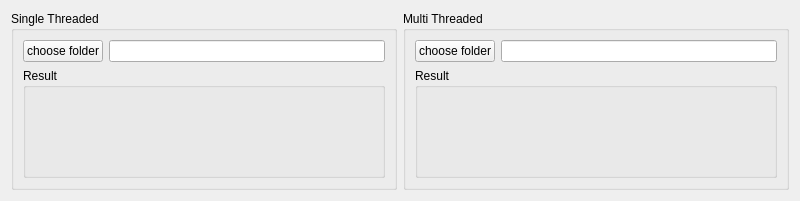
<?xml version="1.0" encoding="UTF-8"?>
<ui version="4.0">
 <class>Widget</class>
 <widget class="QWidget" name="Widget">
  <property name="geometry">
   <rect>
    <x>0</x>
    <y>0</y>
    <width>800</width>
    <height>201</height>
   </rect>
  </property>
  <property name="windowTitle">
   <string>Widget</string>
  </property>
  <layout class="QHBoxLayout" name="horizontalLayout_5">
   <item>
    <widget class="QGroupBox" name="groupBox">
     <property name="title">
      <string>Single Threaded</string>
     </property>
     <layout class="QVBoxLayout" name="verticalLayout_4" stretch="1,4">
      <item>
       <layout class="QHBoxLayout" name="horizontalLayout_2">
        <item>
         <widget class="QPushButton" name="chooseFolder_single">
          <property name="text">
           <string>choose folder</string>
          </property>
         </widget>
        </item>
        <item>
         <widget class="QLineEdit" name="lineEdit_single">
          <property name="readOnly">
           <bool>true</bool>
          </property>
         </widget>
        </item>
       </layout>
      </item>
      <item>
       <widget class="QGroupBox" name="groupBox_3">
        <property name="title">
         <string>Result</string>
        </property>
        <layout class="QVBoxLayout" name="verticalLayout_2">
         <item>
          <widget class="QLabel" name="result_label_single">
           <property name="text">
            <string/>
           </property>
          </widget>
         </item>
        </layout>
       </widget>
      </item>
     </layout>
    </widget>
   </item>
   <item>
    <widget class="QGroupBox" name="groupBox_2">
     <property name="title">
      <string>Multi Threaded</string>
     </property>
     <layout class="QVBoxLayout" name="verticalLayout_3" stretch="1,4">
      <item>
       <layout class="QHBoxLayout" name="horizontalLayout_3">
        <item>
         <widget class="QPushButton" name="chooseFolder_multi">
          <property name="text">
           <string>choose folder</string>
          </property>
         </widget>
        </item>
        <item>
         <widget class="QLineEdit" name="lineEdit_multi">
          <property name="readOnly">
           <bool>true</bool>
          </property>
         </widget>
        </item>
       </layout>
      </item>
      <item>
       <widget class="QGroupBox" name="groupBox_4">
        <property name="title">
         <string>Result</string>
        </property>
        <layout class="QVBoxLayout" name="verticalLayout">
         <item>
          <widget class="QLabel" name="result_label_multi">
           <property name="text">
            <string/>
           </property>
          </widget>
         </item>
        </layout>
       </widget>
      </item>
     </layout>
    </widget>
   </item>
  </layout>
 </widget>
 <resources/>
 <connections/>
</ui>
